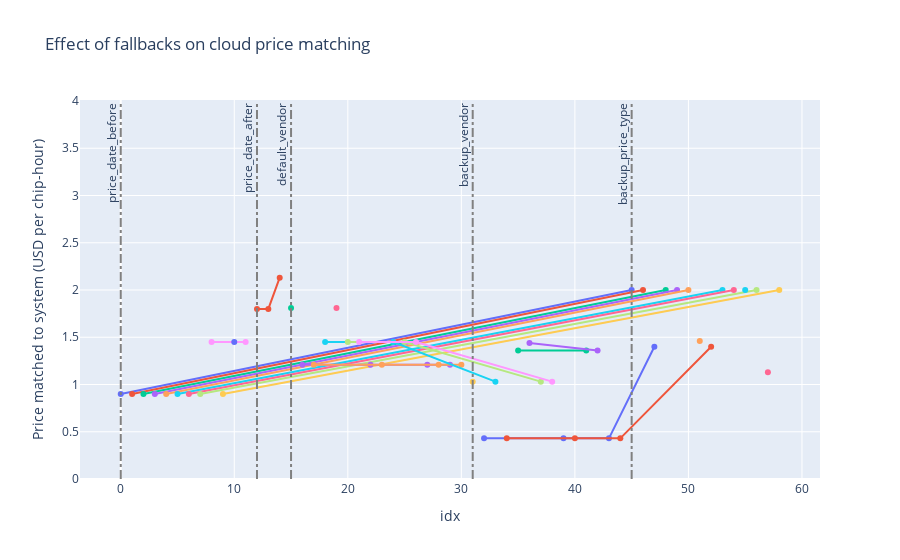

The notebook cell saved with this chart:
### Code cell
import plotly.graph_objects as go

fig = go.Figure()

# We want to plot a line of the price over "time" (i.e. the order in which the systems were processed), for each system
for system in results['system'].unique():
    system_results = results[results['system'] == system]
    # Sort by index
    system_results = system_results.sort_index()
    fig.add_trace(go.Scatter(x=system_results.index, y=system_results['price'], mode='lines+markers', name=system))

# Now we want to plot a vertical line at each fallback
for fallback, idx in fallback_idxs.items():
    # Annotate with the fallback name, rotated -90 degrees and aligned to the top of the y axis
    fig.add_annotation(
        x=idx,
        y=4,
        text=fallback,
        showarrow=False,
        textangle=-90,
        xshift=-20,
        xanchor='left',
        yanchor='top',
    )
    fig.add_shape(
        # Line Vertical
        dict(
            type="line",
            x0=idx,
            y0=0,
            x1=idx,
            y1=4,
            # gray dashed line
            line=dict(
                color="Grey",
                width=2,
                dash="dashdot",
            )
        )
    )

# Layout
fig.update_layout(
    title='Effect of fallbacks on cloud price matching',
    xaxis_title='idx',
    yaxis_title='Price matched to system (USD per chip-hour)',
    # legend_title='System',
    showlegend=False,
)

save_plot(fig, results_dir, 'price_fallback_effect')
fig.show()

### Figure 1 — Plotly figure (JSON) as saved in the notebook; plotly's stock layout.template omitted (floating-point values rounded to 4 significant figures)
{"data": [{"mode": "lines+markers", "name": "ALIGN", "type": "scatter", "x": [0, 45], "y": [0.9, 2]}, {"mode": "lines+markers", "name": "AlphaStar", "type": "scatter", "x": [1, 46], "y": [0.9, 2]}, {"mode": "lines+markers", "name": "GShard (dense)", "type": "scatter", "x": [2, 48], "y": [0.9, 2]}, {"mode": "lines+markers", "name": "Gopher (280B)", "type": "scatter", "x": [3, 49], "y": [0.9, 2]}, {"mode": "lines+markers", "name": "Meena", "type": "scatter", "x": [4, 50], "y": [0.9, 2]}, {"mode": "lines+markers", "name": "LaMDA", "type": "scatter", "x": [5, 53], "y": [0.9, 2]}, {"mode": "lines+markers", "name": "T5-11B", "type": "scatter", "x": [6, 54], "y": [0.9, 2]}, {"mode": "lines+markers", "name": "Switch", "type": "scatter", "x": [7, 56], "y": [0.9, 2]}, {"mode": "lines+markers", "name": "Gemini Ultra", "type": "scatter", "x": [8, 11], "y": [1.45, 1.45]}, {"mode": "lines+markers", "name": "Meta Pseudo Labels", "type": "scatter", "x": [9, 58], "y": [0.9, 2]}, {"mode": "lines+markers", "name": "U-PaLM (540B)", "type": "scatter", "x": [10], "y": [1.45]}, {"mode": "lines+markers", "name": "Megatron-Turing NLG 530B", "type": "scatter", "x": [12, 13, 14], "y": [1.8, 1.8, 2.13]}, {"mode": "lines+markers", "name": "OPT-175B", "type": "scatter", "x": [15], "y": [1.81]}, {"mode": "lines+markers", "name": "RoBERTa Large", "type": "scatter", "x": [16, 22, 27, 29], "y": [1.21, 1.21, 1.21, 1.21]}, {"mode": "lines+markers", "name": "Megatron-LM (8.3B)", "type": "scatter", "x": [17, 23, 28, 30], "y": [1.21, 1.21, 1.21, 1.21]}, {"mode": "lines+markers", "name": "Falcon 180B", "type": "scatter", "x": [18, 24, 33], "y": [1.45, 1.45, 1.03]}, {"mode": "lines+markers", "name": "Llama 2-70B", "type": "scatter", "x": [19], "y": [1.81]}, {"mode": "lines+markers", "name": "GLM-130B", "type": "scatter", "x": [20, 25, 37], "y": [1.45, 1.45, 1.03]}, {"mode": "lines+markers", "name": "GPT-NeoX-20B", "type": "scatter", "x": [21, 26, 38], "y": [1.45, 1.45, 1.03]}, {"mode": "lines+markers", "name": "GPT-4", "type": "scatter", "x": [31], "y": [1.03]}, {"mode": "lines+markers", "name": "GNMT", "type": "scatter", "x": [32, 39, 43, 47], "y": [0.43, 0.43, 0.43, 1.4]}, {"mode": "lines+markers", "name": "JFT", "type": "scatter", "x": [34, 40, 44, 52], "y": [0.43, 0.43, 0.43, 1.4]}, {"mode": "lines+markers", "name": "LLaMA-65B", "type": "scatter", "x": [35, 41], "y": [1.36, 1.36]}, {"mode": "lines+markers", "name": "HyperClova", "type": "scatter", "x": [36, 42], "y": [1.44, 1.36]}, {"mode": "lines+markers", "name": "IMPALA", "type": "scatter", "x": [51], "y": [1.46]}, {"mode": "lines+markers", "name": "BigGAN-deep 512x512", "type": "scatter", "x": [55], "y": [2]}, {"mode": "lines+markers", "name": "BERT-Large", "type": "scatter", "x": [57], "y": [1.13]}], "layout": {"annotations": [{"showarrow": false, "text": "backup_price_type", "textangle": -90, "x": 45, "xanchor": "left", "xshift": -20, "y": 4, "yanchor": "top"}, {"showarrow": false, "text": "backup_vendor", "textangle": -90, "x": 31, "xanchor": "left", "xshift": -20, "y": 4, "yanchor": "top"}, {"showarrow": false, "text": "default_vendor", "textangle": -90, "x": 15, "xanchor": "left", "xshift": -20, "y": 4, "yanchor": "top"}, {"showarrow": false, "text": "price_date_after", "textangle": -90, "x": 12, "xanchor": "left", "xshift": -20, "y": 4, "yanchor": "top"}, {"showarrow": false, "text": "price_date_before", "textangle": -90, "x": 0, "xanchor": "left", "xshift": -20, "y": 4, "yanchor": "top"}], "shapes": [{"line": {"color": "Grey", "dash": "dashdot", "width": 2}, "type": "line", "x0": 45, "x1": 45, "y0": 0, "y1": 4}, {"line": {"color": "Grey", "dash": "dashdot", "width": 2}, "type": "line", "x0": 31, "x1": 31, "y0": 0, "y1": 4}, {"line": {"color": "Grey", "dash": "dashdot", "width": 2}, "type": "line", "x0": 15, "x1": 15, "y0": 0, "y1": 4}, {"line": {"color": "Grey", "dash": "dashdot", "width": 2}, "type": "line", "x0": 12, "x1": 12, "y0": 0, "y1": 4}, {"line": {"color": "Grey", "dash": "dashdot", "width": 2}, "type": "line", "x0": 0, "x1": 0, "y0": 0, "y1": 4}], "showlegend": false, "title": {"text": "Effect of fallbacks on cloud price matching"}, "xaxis": {"title": {"text": "idx"}}, "yaxis": {"title": {"text": "Price matched to system (USD per chip-hour)"}}}}
